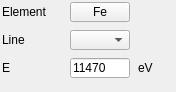
<?xml version='1.0' encoding='UTF-8'?>
<ui version="4.0">
 <class>Form</class>
 <widget class="QWidget" name="Form">
  <property name="geometry">
   <rect>
    <x>0</x>
    <y>0</y>
    <width>176</width>
    <height>92</height>
   </rect>
  </property>
  <property name="windowTitle">
   <string>Form</string>
  </property>
  <widget class="QWidget" name="gridLayoutWidget_17">
   <property name="geometry">
    <rect>
     <x>0</x>
     <y>0</y>
     <width>161</width>
     <height>81</height>
    </rect>
   </property>
   <layout class="QGridLayout" name="gridLayout_20">
    <item column="0" row="1">
     <widget class="QLabel" name="label_129">
      <property name="maximumSize">
       <size>
        <width>60</width>
        <height>20</height>
       </size>
      </property>
      <property name="text">
       <string>Line</string>
      </property>
     </widget>
    </item>
    <item column="2" row="2">
     <widget class="QLabel" name="label_13">
      <property name="maximumSize">
       <size>
        <width>20</width>
        <height>20</height>
       </size>
      </property>
      <property name="text">
       <string>eV</string>
      </property>
     </widget>
    </item>
    <item column="1" row="0">
     <widget class="QPushButton" name="pushButton_element">
      <property name="maximumSize">
       <size>
        <width>60</width>
        <height>20</height>
       </size>
      </property>
     <property name="text"><string>Fe</string></property></widget>
    </item>
    <item column="1" row="2">
     <widget class="QLineEdit" name="edit_E">
      <property name="maximumSize">
       <size>
        <width>60</width>
        <height>20</height>
       </size>
      </property>
      <property name="text">
       <string>11470</string>
      </property>
     </widget>
    </item>
    <item column="0" row="0">
     <widget class="QLabel" name="label_105">
      <property name="sizePolicy">
       <sizepolicy hsizetype="Fixed" vsizetype="Preferred">
        <horstretch>0</horstretch>
        <verstretch>0</verstretch>
       </sizepolicy>
      </property>
      <property name="maximumSize">
       <size>
        <width>60</width>
        <height>20</height>
       </size>
      </property>
      <property name="text">
       <string>Element</string>
      </property>
     </widget>
    </item>
    <item column="1" row="1">
     <widget class="QComboBox" name="comboBox_line">
      <property name="maximumSize">
       <size>
        <width>60</width>
        <height>20</height>
       </size>
      </property>
     </widget>
    </item>
    <item column="0" row="2">
     <widget class="QLabel" name="label_12">
      <property name="maximumSize">
       <size>
        <width>60</width>
        <height>20</height>
       </size>
      </property>
      <property name="text">
       <string>E</string>
      </property>
     </widget>
    </item>
   </layout>
  </widget>
 </widget>
 <resources />
 <connections />
</ui>
